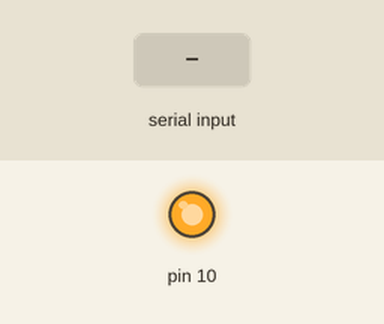
Bench run of a sketch on a simulated Arduino Uno, built with avr-gcc and run on an emulated ATmega328P. Shown: output pins drawn as LEDs (lit = HIGH). Inputs (shaded band) come from the test bench. What the sketch prints to the serial monitor is not drawn.

Above: at 1.2 s.
1.3 s: "1" received over Serial
At 2.7 s:
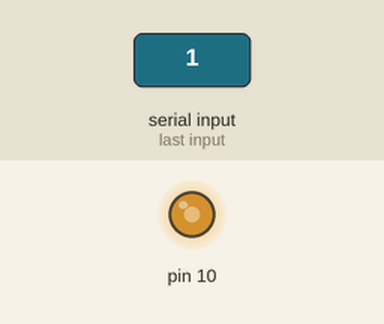
3.0 s: "0" received over Serial
At 3.5 s:
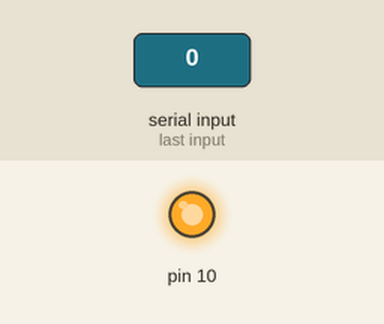
Timing chart, 0 to 6.0 s (numbered marks = the images above; inputs shaded):
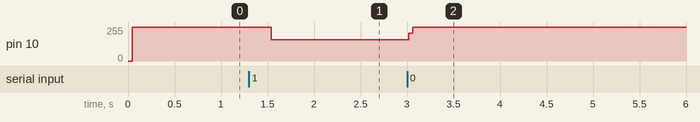

Measured:
- after the input at 1.3 s, pin 10: 255/255 → 158/255 after 0.24 s
- after the input at 3.0 s, pin 10: 158/255 → 255/255 at once

The sketch:

MeteorRadiometerArduino.ino
```cpp
#include <AD770X.h>

// Init the ADC. The value in parenthesis is the scaler - because the ADC is
// 16-bit, we want the max. value to be 2^16
AD770X ad7705(65536);

// Define constants
const int irisRelayOut = 8;

//// Define variables
int irisCommand;

// Response wait timeout
int iris_timeout = 500; //us

int enableTimer = 0;
long sps_previous_micros = 0;

unsigned int ADCValue;
byte b1, b2;


// Starts recording and turns on the iris connected to the iris port
void irisOn(){

  // Used for opening the iris
  digitalWrite(irisRelayOut, HIGH);

  Serial.println("Response");

  // Allow some to for Iris to open before starting to record
  delay(200);

  enableTimer = 1;

}


// End recording and closes the iris connected to the iris port
void irisOff()
{

    // Used for closing the iris
    digitalWrite(irisRelayOut, LOW);

    enableTimer = 0;

    delay(10);

    Serial.println("Response");

}


// Waits for commands from PC and starts/ends recording
void checkIris()
{
    long previousMicros = 0;

    previousMicros = micros();
    while((micros() - previousMicros) < iris_timeout)
    {
        if(Serial.available() > 0)
        {
            // Look for the next valid integer in the incoming serial stream
            irisCommand = Serial.read();

            // If '1' is received, start recording
            if (irisCommand == '1')
                irisOn();

            // If '0' is received, end recording
            else if (irisCommand == '0')
                irisOff();

        }
    }
}

void setup()
{
    ad7705.reset();

    // Init the fist ADC input. The second one is not used.
    ad7705.init(AD770X::CHN_AIN1);

    Serial.begin(115200);
}


void loop()
{
    if(enableTimer){

      // Read value from ADC
      ADCValue = ad7705.readADResult(AD770X::CHN_AIN1);

      // Convert data to 2 bytes for sending
      b1 = ADCValue&0xFF;
      b2 = ( ADCValue >> 8 )& 0xFF;

      // Send data
      Serial.write(b1);
      Serial.write(b2);

      // Serial.println(ADCValue);
      }

    // Check for flags from the PC
    checkIris();

}
```
